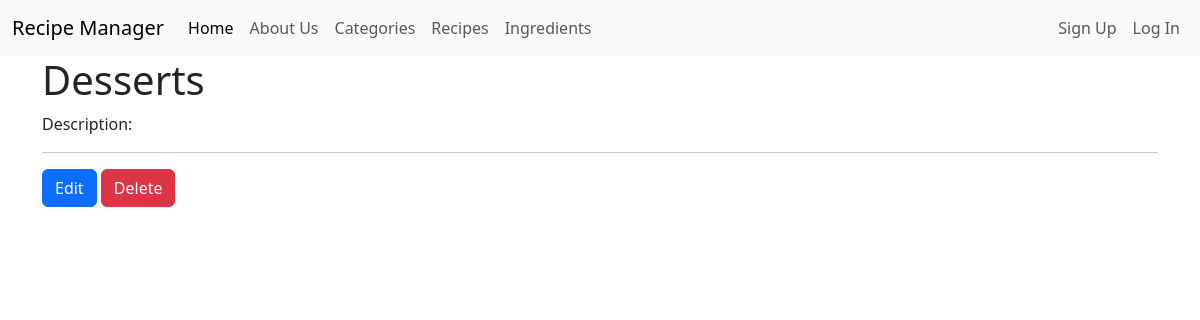
The page /recipes/categories/detail/3/ on the database as committed earlier.
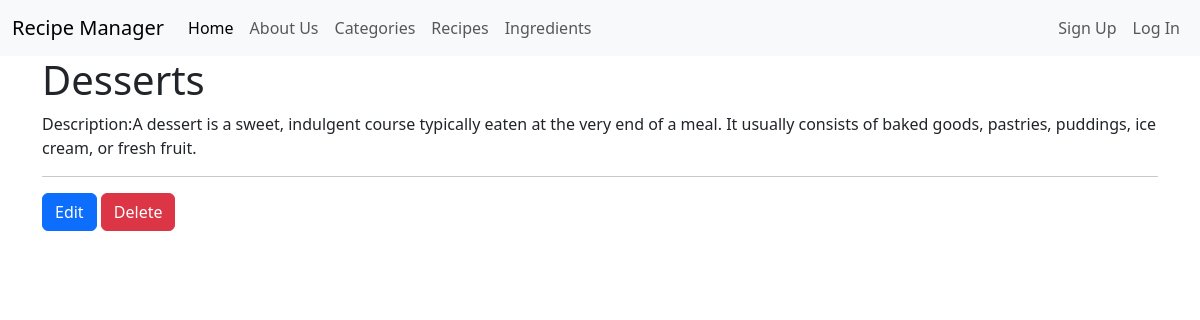
The same page on the database as committed later.
### recipes/models.py (models this page shows, shortened)
class Category(models.Model):
    name = models.CharField(max_length=100, unique=True)
    slug = models.SlugField(max_length=100, unique=True, blank=True)
    description = models.TextField(blank=True)
    class Meta:
        verbose_name = 'Category'
        verbose_name_plural = 'Categories'
        ordering = ['name']

### recipes/views.py (the view)
# urls.py: path('categories/detail/<int:pk>/', CategoryDetailView.as_view(), name='categories_detail'),
class CategoryDetailView(DetailView):
    model = Category
    template_name = 'categories/detail.html'
    context_object_name = 'category'

### templates/categories/detail.html (shortened to what this page needs)
{% extends 'base.html' %}
{% block content %}
    <h1>{{category.name}}</h1>
    <p>Description:{{category.description}}
    <hr>
    <a href="{% url 'categories_edit' category.id %}" class="btn btn-primary">Edit</a>
    <a href="{% url 'categories_delete' category.id %}" class="btn btn-danger">Delete</a>
{% endblock content %}

Rows that differ between the two databases and show on the page:
changed Category "Desserts": description (not shown) → "A dessert is a sweet, indulgent course typically eaten at the very end of a meal. It usually consists of baked goods, pastries, puddings, ice cream, or fresh fruit."
